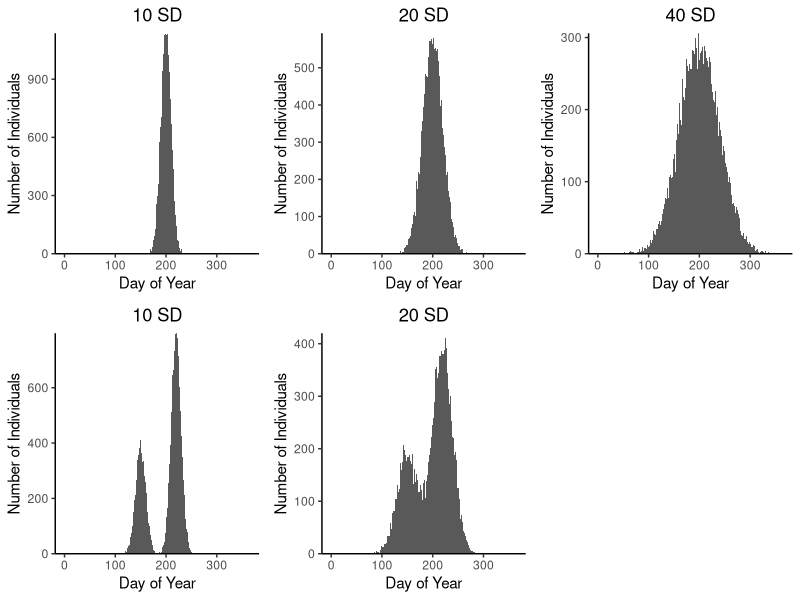

Source code (R):
# Load Libraries
library(dplyr)
library(Metrics)
library(ggplot2)
library(gridExtra)
library(truncnorm)

# Set up data for unimodal distributions

set.seed(10)
obs_10sd <- rnorm(20000, mean = 200, sd = 10)
to_10sd <- as.data.frame(obs_10sd)

set.seed(365)
obs_20sd <- rnorm(20000, mean = 200, sd = 20)
to_20sd <- as.data.frame(obs_20sd)

set.seed(40)
obs_40sd <- rnorm(20000, mean = 200, sd = 40)
to_40sd <- as.data.frame(obs_40sd)

# plot unimodal distributions

tensd <- ggplot(data= to_10sd, aes(x = obs_10sd)) + 
  geom_histogram(bins = 250) + 
  labs(x = "Day of Year", y = "Number of Individuals") +
  ggtitle("10 SD") +
  scale_y_continuous(expand = c(0,0))+ 
  scale_x_continuous(limits = c(0,365))+
  theme_classic() +
  theme(plot.title = element_text(hjust = 0.5))
twentysd <- ggplot(data= to_20sd, aes(x = obs_20sd)) + 
  geom_histogram(bins = 250) + 
  labs(x = "Day of Year", y = "Number of Individuals") +
  ggtitle("20 SD") +
  scale_y_continuous(expand = c(0,0)) +
  scale_x_continuous(limits = c(0,365))+
  theme_classic() +
  theme(plot.title = element_text(hjust = 0.5))
fortysd <- ggplot(data= to_40sd, aes(x = obs_40sd)) + 
  geom_histogram(bins = 250) + 
  labs(x = "Day of Year", y = "Number of Individuals") +
  ggtitle("40 SD") +
  scale_y_continuous(expand = c(0,0)) +
  scale_x_continuous(limits = c(0,365))+
  theme_classic() +
  theme(plot.title = element_text(hjust = 0.5))

######## Bimodal distributions now ############

# set up distributions

nn <- 20000

#10 SD
set.seed(1)
sims_10sd <- c(rtruncnorm(nn * (1/3), a=0, b=365, mean=150, sd=10),
               rtruncnorm(nn * (2/3), a=0, b=365, mean=220, sd=10))
sim_10sd_df <- as.data.frame(sims_10sd)

#20 SD
set.seed(1)
sims_20sd <- c(rtruncnorm(nn * (1/3), a=0, b=365, mean=150, sd=20),
               rtruncnorm(nn * (2/3), a=0, b=365, mean=220, sd=20))
sim_20sd_df <- as.data.frame(sims_20sd)

# plot bimodal distributions

bm_dist_10sd <- ggplot(data= sim_10sd_df, aes(x = sims_10sd)) + 
  geom_histogram(bins = 250) + 
  scale_y_continuous(expand = c(0,0))+
  scale_x_continuous(limits = c(0,365))+
  labs(x = "Day of Year", y = "Number of Individuals") +
  ggtitle("10 SD") +
  theme_classic() +
  theme(plot.title = element_text(hjust = 0.5))

bm_dist_20sd <- ggplot(data= sim_20sd_df, aes(x = sims_20sd)) + 
  geom_histogram(bins = 250) + 
  scale_y_continuous(expand = c(0,0))+
  scale_x_continuous(limits = c(0,365))+
  labs(x = "Day of Year", y = "Number of Individuals") +
  ggtitle("20 SD") + 
  theme_classic() +
  theme(plot.title = element_text(hjust = 0.5)) 

layout <- rbind(c(1,2,3),
                c(4,5,NA))

total_dist <- grid.arrange(tensd, twentysd, fortysd,
                           bm_dist_10sd, bm_dist_20sd, layout_matrix = layout)

ggsave("figures_outputs/Fig2.png", plot = total_dist, dpi = 300, width = 6, height = 4)
